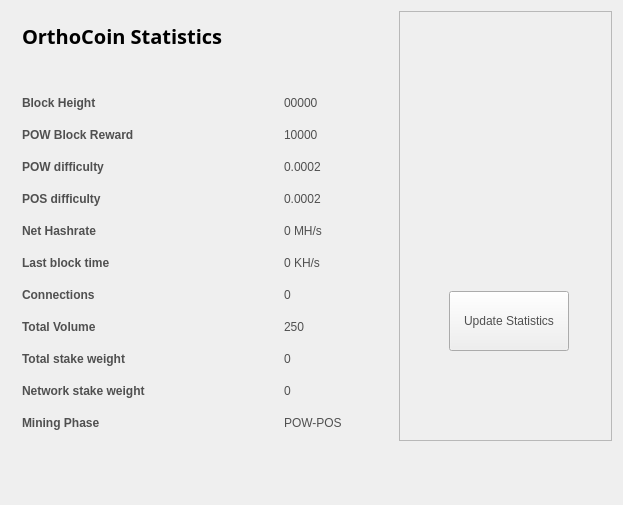
<?xml version="1.0" encoding="UTF-8"?>
<ui version="4.0">
 <class>StatisticsPage</class>
 <widget class="QWidget" name="StatisticsPage">
  <property name="windowModality">
   <enum>Qt::NonModal</enum>
  </property>
  <property name="geometry">
   <rect>
    <x>0</x>
    <y>0</y>
    <width>623</width>
    <height>505</height>
   </rect>
  </property>
  <property name="windowTitle">
   <string>Digging</string>
  </property>
  <property name="styleSheet">
   <string notr="true">color:#505050;
font-family:'Open Sans,sans-serif';</string>
  </property>
  <layout class="QGridLayout" name="gridLayout">
   <property name="sizeConstraint">
    <enum>QLayout::SetMaximumSize</enum>
   </property>
   <item row="0" column="1">
    <widget class="QFrame" name="frame">
     <property name="minimumSize">
      <size>
       <width>213</width>
       <height>0</height>
      </size>
     </property>
     <property name="frameShape">
      <enum>QFrame::StyledPanel</enum>
     </property>
     <property name="frameShadow">
      <enum>QFrame::Raised</enum>
     </property>
     <widget class="QPushButton" name="startButton">
      <property name="geometry">
       <rect>
        <x>50</x>
        <y>280</y>
        <width>120</width>
        <height>60</height>
       </rect>
      </property>
      <property name="sizePolicy">
       <sizepolicy hsizetype="Fixed" vsizetype="Fixed">
        <horstretch>0</horstretch>
        <verstretch>0</verstretch>
       </sizepolicy>
      </property>
      <property name="minimumSize">
       <size>
        <width>120</width>
        <height>60</height>
       </size>
      </property>
      <property name="autoFillBackground">
       <bool>false</bool>
      </property>
      <property name="styleSheet">
       <string notr="true"/>
      </property>
      <property name="text">
       <string>Update Statistics</string>
      </property>
     </widget>
     <widget class="QLabel" name="label">
      <property name="geometry">
       <rect>
        <x>10</x>
        <y>10</y>
        <width>191</width>
        <height>191</height>
       </rect>
      </property>
      <property name="text">
       <string/>
      </property>
      <property name="pixmap">
       <pixmap resource="../bitcoin.qrc">:/icons/coinbg</pixmap>
      </property>
      <property name="scaledContents">
       <bool>true</bool>
      </property>
     </widget>
    </widget>
   </item>
   <item row="0" column="0">
    <widget class="QFrame" name="gridFrame_2">
     <layout class="QGridLayout" name="gridLayout_4">
      <item row="3" column="0">
       <layout class="QFormLayout" name="formLayout_2">
        <property name="fieldGrowthPolicy">
         <enum>QFormLayout::FieldsStayAtSizeHint</enum>
        </property>
        <property name="horizontalSpacing">
         <number>139</number>
        </property>
        <property name="verticalSpacing">
         <number>18</number>
        </property>
        <property name="rightMargin">
         <number>0</number>
        </property>
        <item row="1" column="0">
         <widget class="QLabel" name="label_14">
          <property name="text">
           <string>&lt;html&gt;&lt;head/&gt;&lt;body&gt;&lt;p&gt;&lt;span style=&quot; font-weight:600;&quot;&gt;Block Height&lt;/span&gt;&lt;/p&gt;&lt;/body&gt;&lt;/html&gt;</string>
          </property>
         </widget>
        </item>
        <item row="1" column="1">
         <widget class="QLabel" name="heightBox">
          <property name="text">
           <string>00000</string>
          </property>
         </widget>
        </item>
        <item row="2" column="0">
         <widget class="QLabel" name="label_12">
          <property name="text">
           <string>&lt;html&gt;&lt;head/&gt;&lt;body&gt;&lt;p&gt;&lt;span style=&quot; font-weight:600;&quot;&gt;POW Block Reward&lt;/span&gt;&lt;/p&gt;&lt;/body&gt;&lt;/html&gt;</string>
          </property>
         </widget>
        </item>
        <item row="2" column="1">
         <widget class="QLabel" name="rewardBox">
          <property name="text">
           <string>10000</string>
          </property>
         </widget>
        </item>
        <item row="3" column="0">
         <widget class="QLabel" name="label_13">
          <property name="text">
           <string>&lt;html&gt;&lt;head/&gt;&lt;body&gt;&lt;p&gt;&lt;span style=&quot; font-weight:600;&quot;&gt;POW difficulty&lt;/span&gt;&lt;/p&gt;&lt;/body&gt;&lt;/html&gt;</string>
          </property>
         </widget>
        </item>
        <item row="3" column="1">
         <widget class="QLabel" name="diffBox">
          <property name="text">
           <string>0.0002</string>
          </property>
         </widget>
        </item>
        <item row="4" column="0">
         <widget class="QLabel" name="label_9">
          <property name="text">
           <string>&lt;html&gt;&lt;head/&gt;&lt;body&gt;&lt;p&gt;&lt;span style=&quot; font-weight:600;&quot;&gt;POS difficulty&lt;/span&gt;&lt;/p&gt;&lt;/body&gt;&lt;/html&gt;</string>
          </property>
         </widget>
        </item>
        <item row="4" column="1">
         <widget class="QLabel" name="diffBox2">
          <property name="text">
           <string>0.0002</string>
          </property>
         </widget>
        </item>
        <item row="5" column="1">
         <widget class="QLabel" name="pawrateBox">
          <property name="text">
           <string>0 MH/s</string>
          </property>
         </widget>
        </item>
        <item row="6" column="0">
         <widget class="QLabel" name="label3_2">
          <property name="sizePolicy">
           <sizepolicy hsizetype="Preferred" vsizetype="Maximum">
            <horstretch>0</horstretch>
            <verstretch>0</verstretch>
           </sizepolicy>
          </property>
          <property name="text">
           <string>&lt;html&gt;&lt;head/&gt;&lt;body&gt;&lt;p&gt;&lt;span style=&quot; font-weight:600;&quot;&gt;Last block time&lt;/span&gt;&lt;/p&gt;&lt;/body&gt;&lt;/html&gt;</string>
          </property>
         </widget>
        </item>
        <item row="6" column="1">
         <widget class="QLabel" name="localBox">
          <property name="text">
           <string>0 KH/s</string>
          </property>
         </widget>
        </item>
        <item row="7" column="0">
         <widget class="QLabel" name="label1_2">
          <property name="text">
           <string>&lt;html&gt;&lt;head/&gt;&lt;body&gt;&lt;p&gt;&lt;span style=&quot; font-weight:600;&quot;&gt;Connections&lt;/span&gt;&lt;/p&gt;&lt;/body&gt;&lt;/html&gt;</string>
          </property>
         </widget>
        </item>
        <item row="7" column="1">
         <widget class="QLabel" name="connectionBox">
          <property name="text">
           <string>0</string>
          </property>
         </widget>
        </item>
        <item row="8" column="0">
         <widget class="QLabel" name="label_8">
          <property name="text">
           <string>&lt;html&gt;&lt;head/&gt;&lt;body&gt;&lt;p&gt;&lt;span style=&quot; font-weight:600;&quot;&gt;Total Volume&lt;/span&gt;&lt;/p&gt;&lt;/body&gt;&lt;/html&gt;</string>
          </property>
         </widget>
        </item>
        <item row="8" column="1">
         <widget class="QLabel" name="volumeBox">
          <property name="text">
           <string>250</string>
          </property>
         </widget>
        </item>
        <item row="9" column="0">
         <widget class="QLabel" name="label_10">
          <property name="text">
           <string>&lt;html&gt;&lt;head/&gt;&lt;body&gt;&lt;p&gt;&lt;span style=&quot; font-weight:600;&quot;&gt;Total stake weight&lt;/span&gt;&lt;/p&gt;&lt;/body&gt;&lt;/html&gt;</string>
          </property>
         </widget>
        </item>
        <item row="9" column="1">
         <widget class="QLabel" name="minBox">
          <property name="text">
           <string>0</string>
          </property>
         </widget>
        </item>
        <item row="10" column="0">
         <widget class="QLabel" name="label_11">
          <property name="text">
           <string>&lt;html&gt;&lt;head/&gt;&lt;body&gt;&lt;p&gt;&lt;span style=&quot; font-weight:600;&quot;&gt;Network stake weight&lt;/span&gt;&lt;/p&gt;&lt;/body&gt;&lt;/html&gt;</string>
          </property>
         </widget>
        </item>
        <item row="10" column="1">
         <widget class="QLabel" name="maxBox">
          <property name="text">
           <string>0</string>
          </property>
         </widget>
        </item>
        <item row="11" column="0">
         <widget class="QLabel" name="label_15">
          <property name="text">
           <string>&lt;html&gt;&lt;head/&gt;&lt;body&gt;&lt;p&gt;&lt;span style=&quot; font-weight:600;&quot;&gt;Mining Phase&lt;/span&gt;&lt;/p&gt;&lt;/body&gt;&lt;/html&gt;</string>
          </property>
         </widget>
        </item>
        <item row="11" column="1">
         <widget class="QLabel" name="cBox">
          <property name="text">
           <string>POW-POS</string>
          </property>
         </widget>
        </item>
        <item row="5" column="0">
         <widget class="QLabel" name="label_16">
          <property name="text">
           <string>&lt;html&gt;&lt;head/&gt;&lt;body&gt;&lt;p&gt;&lt;span style=&quot; font-weight:600;&quot;&gt;Net Hashrate&lt;/span&gt;&lt;/p&gt;&lt;/body&gt;&lt;/html&gt;</string>
          </property>
         </widget>
        </item>
       </layout>
      </item>
      <item row="1" column="0">
       <layout class="QHBoxLayout" name="horizontalLayout_4">
        <property name="spacing">
         <number>7</number>
        </property>
        <item>
         <widget class="QLabel" name="label_5">
          <property name="font">
           <font>
            <family>Open Sans,sans-serif</family>
           </font>
          </property>
          <property name="text">
           <string>&lt;html&gt;&lt;head/&gt;&lt;body&gt;&lt;p&gt;&lt;span style=&quot; font-size:20px; font-weight:600; color:#000000;&quot;&gt;OrthoCoin Statistics&lt;/span&gt;&lt;/p&gt;&lt;/body&gt;&lt;/html&gt;</string>
          </property>
         </widget>
        </item>
        <item>
         <spacer name="horizontalSpacer_2">
          <property name="orientation">
           <enum>Qt::Horizontal</enum>
          </property>
          <property name="sizeHint" stdset="0">
           <size>
            <width>40</width>
            <height>20</height>
           </size>
          </property>
         </spacer>
        </item>
       </layout>
      </item>
      <item row="2" column="0">
       <spacer name="verticalSpacer_2">
        <property name="orientation">
         <enum>Qt::Vertical</enum>
        </property>
        <property name="sizeHint" stdset="0">
         <size>
          <width>20</width>
          <height>40</height>
         </size>
        </property>
       </spacer>
      </item>
     </layout>
    </widget>
   </item>
   <item row="1" column="0">
    <spacer name="verticalSpacer">
     <property name="orientation">
      <enum>Qt::Vertical</enum>
     </property>
     <property name="sizeHint" stdset="0">
      <size>
       <width>20</width>
       <height>40</height>
      </size>
     </property>
    </spacer>
   </item>
  </layout>
 </widget>
 <layoutdefault spacing="6" margin="11"/>
 <resources/>
 <connections/>
</ui>
